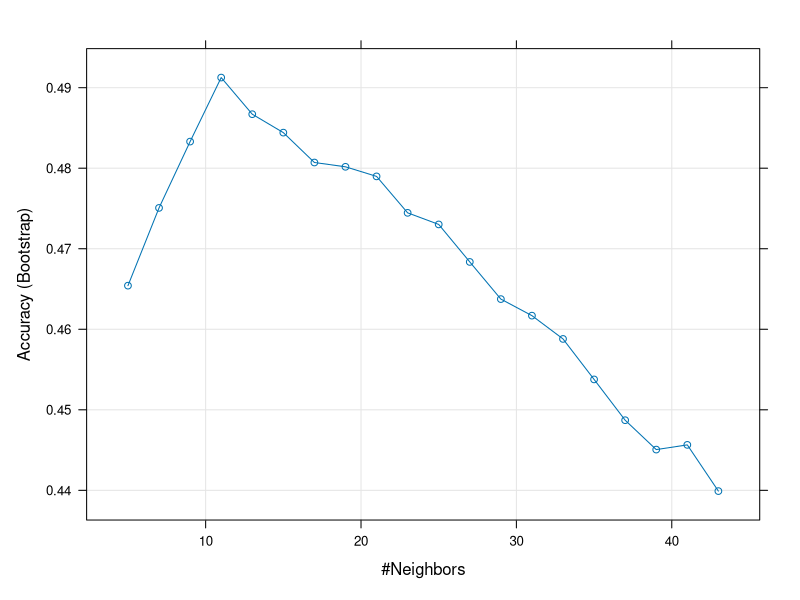

Generate this figure with R: (Note: this script raises an error after producing the figure.)
#' Author: Ted Kwartler
#' Data: 5-24-2018
#' Purpose: Load data build a KNN classifier

## Set the working directory
setwd("~/HarvardSummerStudent2018/lessons/4_July19-KNN_Trees_RF/Day4_Data")
## Load the libraries; 1st time use install.packages('ggplot2')
library(caret)
library(e1071)
library(plyr)

## Bring in some data
dat<-read.csv('Absenteeism_at_work_v2.csv')

## Explore to get familiar
# Dimensions
dim(dat)

# Summary Stats
summary(dat)

# Head
head(dat)

# Get the appropriate X predictors & scale
xDat <- dat[,-c(1,2)]

# Scaling; we don't actually use this code since using library(caret) though
xDat <- scale(xDat, scale=T, center=T)

# Examine scaling mean across all columns
summary(xDat)

# Drop the unique employee ID
dat$ID <- NULL

#  Tally reason codes
table(dat$Reason.for.absence)

# Group low supported factor levels
threshold <- 40
lowLevels <- names(which(table(dat$Reason.for.absence) < threshold))
lowLvlChk <- dat$Reason.for.absence %in% lowLevels
dat$Reason.for.absence[lowLvlChk] <- 'lowFreq'

# Data partitioning
set.seed(1234)
idx<- sample(1:nrow(dat),(0.8 * nrow(dat)) %/% 1)

trainDat <- dat[idx,]
testDat <- dat[-idx,]

# If you didn't scale prior to making a training set you can preProcess using the caret package
knnFit <- train(Reason.for.absence ~ ., 
                data = trainDat, 
                method = "knn", 
                preProcess = c("center","scale"), 
                tuneLength = 20)

# Evaluation
knnFit
plot(knnFit)

# training set accuracy
trainClasses<-predict(knnFit,trainDat)
confusionMatrix(trainClasses,trainDat$Reason.for.absence) #predictions then reference (actual)

# Testing set accuracy
testClasses<-predict(knnFit,testDat)
confusionMatrix(testClasses,testDat$Reason.for.absence)

# To see probabilities 
trainProbs <- predict(knnFit, trainDat, type=c('prob'))
head(trainProbs)
names(trainProbs)[max.col(head(trainProbs))]
head(trainClasses)
